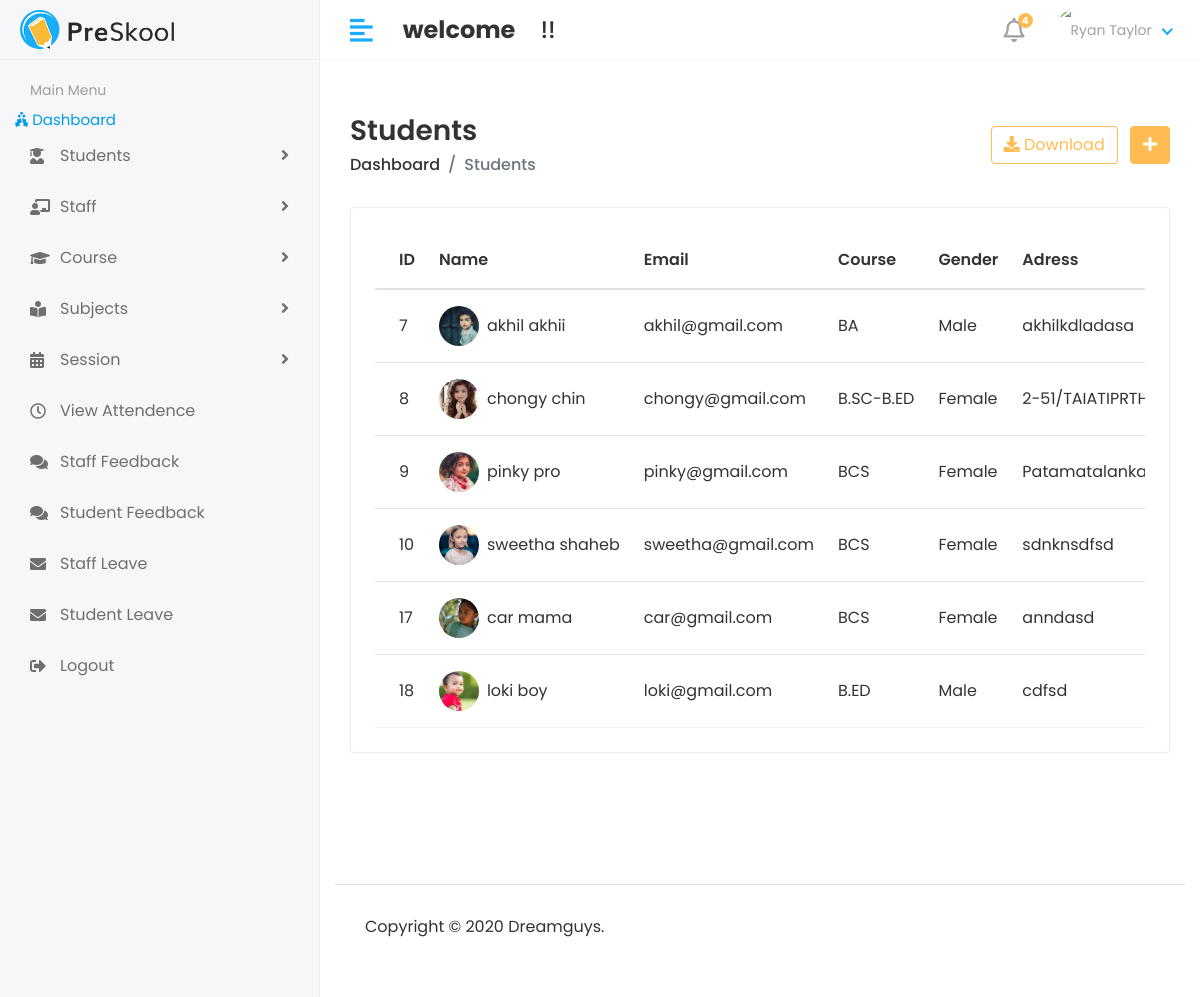
Page /hod/student/views on the earlier database version.
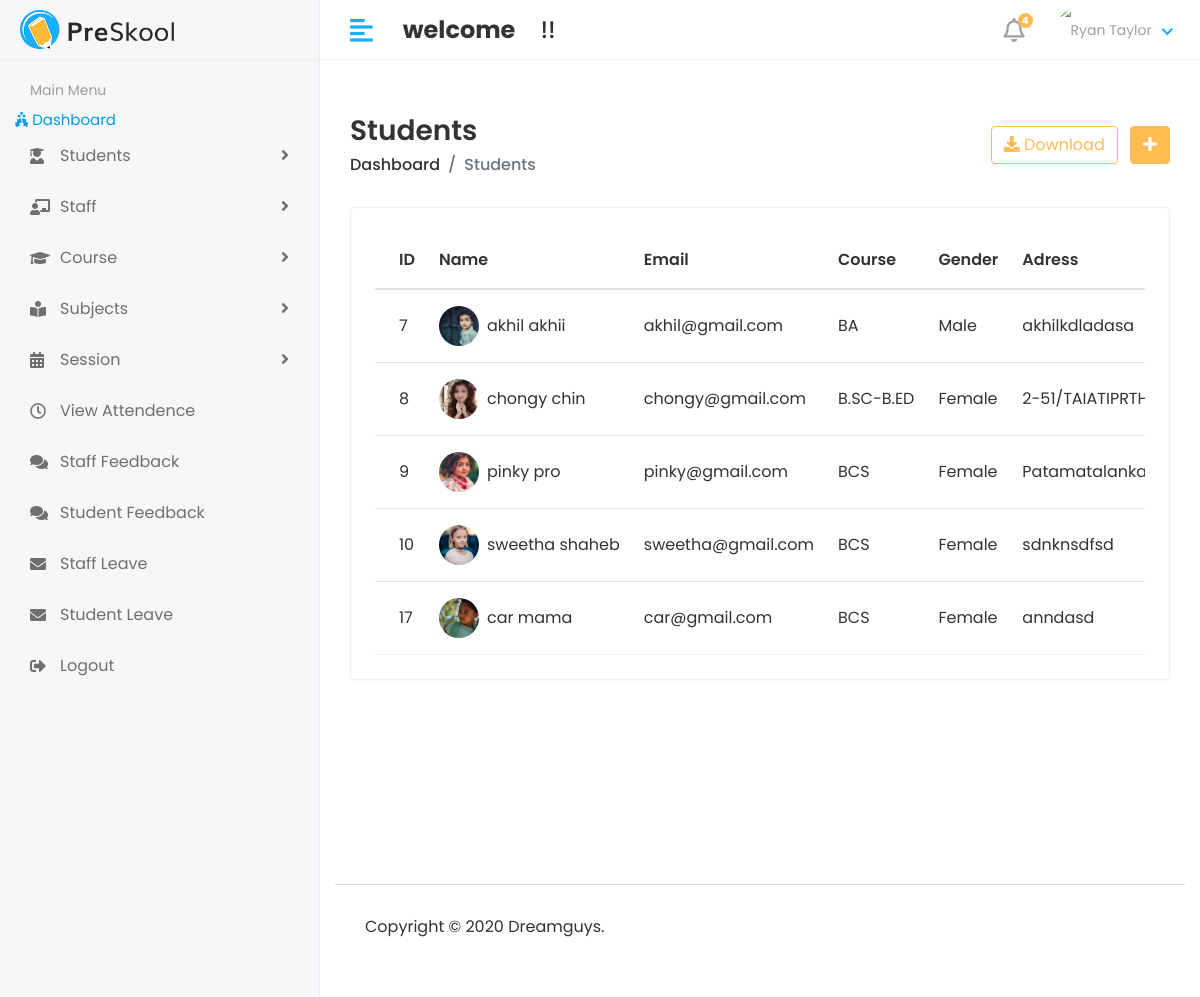
Same page on the later database version.
### app/models.py (models this page shows, shortened)
class Student(models.Model):
    admin = models.OneToOneField(CustomUser,on_delete=models.CASCADE)
    adress =models.TextField()
    gender =models.CharField(max_length=50)
    course_id =models.ForeignKey(Courses,on_delete=models.DO_NOTHING)
    session_id= models.ForeignKey(Session_Year,on_delete=models.DO_NOTHING)
    created_at = models.DateField(auto_now_add=True)
    updated_at = models.DateField(auto_now=True)

class CustomUser(AbstractUser):
    USER=(
        (1,'HOD'),
        (2,'STAFF'),
        (3,'STUDENT'),
    )
    user_type = models.CharField(choices=USER, max_length=50,default=1)
    profile_pic= models.ImageField(upload_to='media/profile_pic')

class Courses(models.Model):
    name = models.CharField(max_length=100)
    created_at = models.DateTimeField(auto_now_add=True)
    updated_at = models.DateTimeField(auto_now=True)

### student_management_system/Hod_views.py (the view)
# urls.py: path('hod/student/views',Hod_views.VIEW_STUDENT,name='views_student'),
def VIEW_STUDENT(request):
    student =Student.objects.all()
    context ={
        'student' : student
    }
    return render(request,'Hod/views_student.html',context)

### templates/Hod/views_student.html (shortened to what this page needs)
{% extends 'base.html'%}
{% block content %}
<div class="page-wrapper">
    <div class="content container-fluid">
       <div class="page-header">
          <div class="row align-items-center">
             <div class="col">
                <h3 class="page-title">Students</h3>
                <ul class="breadcrumb">
                   <li class="breadcrumb-item"><a href="index.html">Dashboard</a></li>
                   <li class="breadcrumb-item active">Students</li>
                </ul>
             </div>
             <div class="col-auto text-right float-right ml-auto">
                <a href="#" class="btn btn-outline-primary mr-2"><i class="fas fa-download"></i> Download</a>
                <a href="add-student.html" class="btn btn-primary"><i class="fas fa-plus"></i></a>
             </div>
          </div>
       </div>
       <div class="row">
          <div class="col-sm-12">
             <div class="card card-table">
                <div class="card-body">
                   <div class="table-responsive">
                      <table class="table table-hover table-center mb-0 datatable">
                         <thead>
                            <tr>
                               <th>ID</th>
                               <th>Name</th>
                               <th>Email</th>
                               <th>Course</th>
                               <th>Gender</th>
                               <th>Adress</th>
                            </tr>
                         </thead>
                         <tbody>
                            {% for i in student %}
                            <tr>
                               <td>{{i.id}}</td>
                               <td>
                                  <h2 class="table-avatar">
                                     <a href="student-details.html" class="avatar avatar-sm mr-2"><img class="avatar-img rounded-circle" src="/{{i.admin.profile_pic}}" alt="User Image"></a>
                                     <a href="student-details.html">{{i.admin.first_name}}&nbsp;{{i.admin.last_name}}</a>
                                  </h2>
                               </td>
                               <td>{{i.admin.email}}</td>
                               <td>{{i.course_id.name}}</td>
                               <td>{{i.gender}}</td>
                               <td>{{i.adress}}</td>
                            </tr>
                            {% endfor %}
                         </tbody>
                      </table>
                   </div>
                </div>
             </div>
          </div>
       </div>
    </div>
 </div>
{% endblock %}

Differences in the rows shown:
removed Student: id "18", admin.profile_pic (picture), admin.first_name "loki", admin.last_name "boy", admin.email "loki@gmail.com", course_id.name "B.ED", gender "Male", adress "cdfsd"
